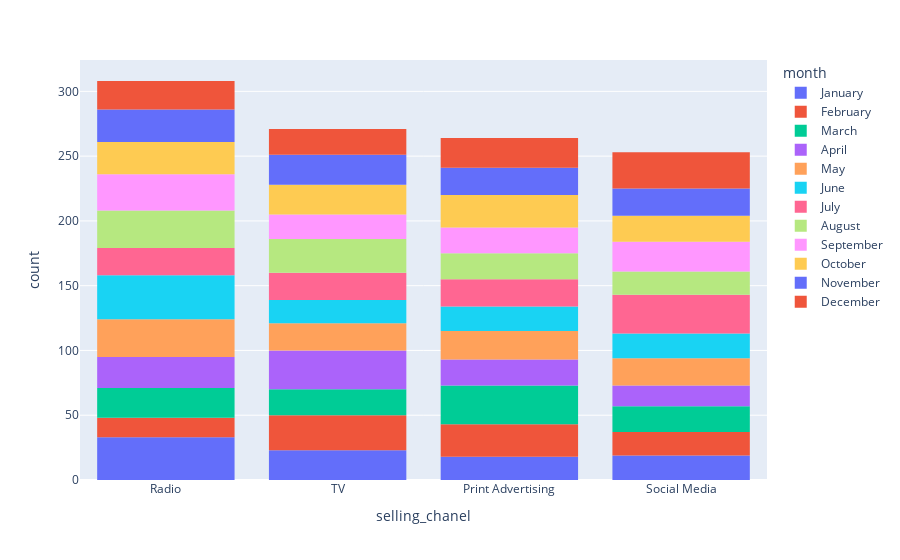

Notebook source saved alongside this figure:
### Code cell
px.histogram(df, x='selling_chanel', color='month')
# observando a distribuição dos canais de venda com uma
# dimensionalidade extra baseada nos meses

# novamente podemos ver que, por conta dos dados terem sido gerados artificialmente,
# não há muita diferença entre os canais de venda e principalmente entre os meses

### Figure 1 — Plotly figure (JSON) as saved in the notebook; plotly's stock layout.template omitted (floating-point values rounded to 4 significant figures)
{"data": [{"alignmentgroup": "True", "bingroup": "x", "hovertemplate": "month=January<br>selling_chanel=%{x}<br>count=%{y}<extra></extra>", "legendgroup": "January", "marker": {"color": "#636efa", "pattern": {"shape": ""}}, "name": "January", "offsetgroup": "January", "orientation": "v", "showlegend": true, "type": "histogram", "x": ["Radio", "TV", "Print Advertising", "Print Advertising", "Radio", "TV", "Print Advertising", "TV", "TV", "Social Media", "Print Advertising", "Radio", "Radio", "Radio", "Print Advertising", "TV", "Radio", "TV", "Print Advertising", "Radio", "Social Media", "TV", "Print Advertising", "Radio", "Radio", "Radio", "Print Advertising", "Social Media", "Social Media", "TV", "Social Media", "Print Advertising", "Radio", "Radio", "Print Advertising", "TV", "TV", "Radio", "Social Media", "Radio", "Social Media", "Print Advertising", "Social Media", "Print Advertising", "TV", "Radio", "Radio", "TV", "Radio", "TV", "TV", "TV", "Print Advertising", "TV", "Radio", "Social Media", "Radio", "TV", "Social Media", "Print Advertising", "Radio", "Radio", "Radio", "Radio", "Radio", "Radio", "TV", "Radio", "Print Advertising", "Print Advertising", "TV", "Social Media", "Social Media", "Social Media", "Social Media", "Social Media", "Radio", "Print Advertising", "Radio", "Social Media", "Radio", "TV", "Social Media", "Radio", "TV", "Radio", "TV", "TV", "Social Media", "Radio", "Print Advertising", "Radio", "Social Media"], "xaxis": "x", "yaxis": "y"}, {"alignmentgroup": "True", "bingroup": "x", "hovertemplate": "month=February<br>selling_chanel=%{x}<br>count=%{y}<extra></extra>", "legendgroup": "February", "marker": {"color": "#EF553B", "pattern": {"shape": ""}}, "name": "February", "offsetgroup": "February", "orientation": "v", "showlegend": true, "type": "histogram", "x": ["Radio", "Social Media", "Print Advertising", "Social Media", "Radio", "Radio", "TV", "TV", "Print Advertising", "Print Advertising", "Radio", "Social Media", "TV", "TV", "TV", "Print Advertising", "Print Advertising", "Radio", "Print Advertising", "Print Advertising", "TV", "TV", "Social Media", "TV", "TV", "Print Advertising", "TV", "Print Advertising", "Print Advertising", "Radio", "TV", "Print Advertising", "Radio", "Print Advertising", "TV", "Social Media", "TV", "TV", "Print Advertising", "Social Media", "Radio", "Radio", "Print Advertising", "Social Media", "TV", "Radio", "TV", "Print Advertising", "Print Advertising", "TV", "Social Media", "Radio", "TV", "Social Media", "Radio", "Social Media", "Print Advertising", "Social Media", "TV", "TV", "TV", "Social Media", "Print Advertising", "TV", "Social Media", "Print Advertising", "TV", "TV", "Radio", "Social Media", "TV", "Print Advertising", "Print Advertising", "TV", "Print Advertising", "Social Media", "TV", "Social Media", "Print Advertising", "Radio", "Print Advertising", "Social Media", "Radio", "Print Advertising", "Social Media"], "xaxis": "x", "yaxis": "y"}, {"alignmentgroup": "True", "bingroup": "x", "hovertemplate": "month=March<br>selling_chanel=%{x}<br>count=%{y}<extra></extra>", "legendgroup": "March", "marker": {"color": "#00cc96", "pattern": {"shape": ""}}, "name": "March", "offsetgroup": "March", "orientation": "v", "showlegend": true, "type": "histogram", "x": ["Radio", "Social Media", "Radio", "Radio", "Print Advertising", "Print Advertising", "TV", "TV", "Print Advertising", "Social Media", "Radio", "Radio", "Radio", "Social Media", "Social Media", "Print Advertising", "TV", "Radio", "Print Advertising", "TV", "Print Advertising", "Print Advertising", "Social Media", "Social Media", "Social Media", "Radio", "TV", "Social Media", "Print Advertising", "Social Media", "Print Advertising", "TV", "Print Advertising", "Social Media", "Radio", "Print Advertising", "Radio", "Social Media", "Print Advertising", "Radio", "Radio", "Print Advertising", "Print Advertising", "Print Advertising", "TV", "Radio", "TV", "Print Advertising", "Radio", "TV", "Radio", "Print Advertising", "Radio", "TV", "Print Advertising", "TV", "Radio", "TV", "TV", "Social Media", "Social Media", "Radio", "Radio", "TV", "Print Advertising", "TV", "Print Advertising", "Print Advertising", "Print Advertising", "Social Media", "TV", "TV", "Print Advertising", "Print Advertising", "Social Media", "Print Advertising", "TV", "Social Media", "Social Media", "Social Media", "Radio", "Radio", "Print Advertising", "Print Advertising", "TV", "TV", "Print Advertising", "Print Advertising", "Radio", "Social Media", "Social Media", "Print Advertising", "Radio"], "xaxis": "x", "yaxis": "y"}, {"alignmentgroup": "True", "bingroup": "x", "hovertemplate": "month=April<br>selling_chanel=%{x}<br>count=%{y}<extra></extra>", "legendgroup": "April", "marker": {"color": "#ab63fa", "pattern": {"shape": ""}}, "name": "April", "offsetgroup": "April", "orientation": "v", "showlegend": true, "type": "histogram", "x": ["TV", "Radio", "Radio", "Print Advertising", "Social Media", "Print Advertising", "Radio", "Social Media", "TV", "Radio", "Print Advertising", "Print Advertising", "Social Media", "Social Media", "Social Media", "TV", "TV", "TV", "Radio", "TV", "Print Advertising", "Print Advertising", "TV", "Social Media", "Radio", "Radio", "Print Advertising", "TV", "Print Advertising", "TV", "Radio", "Print Advertising", "Radio", "Social Media", "TV", "TV", "Radio", "Radio", "Print Advertising", "Radio", "Radio", "TV", "Radio", "TV", "Social Media", "TV", "Radio", "TV", "TV", "Radio", "Radio", "TV", "TV", "Radio", "Social Media", "Print Advertising", "TV", "TV", "TV", "Social Media", "Radio", "Print Advertising", "Radio", "Radio", "Radio", "Print Advertising", "Print Advertising", "TV", "Social Media", "Print Advertising", "TV", "Social Media", "Print Advertising", "Social Media", "Radio", "Social Media", "TV", "TV", "TV", "Print Advertising", "TV", "Print Advertising", "TV", "TV", "Print Advertising", "Social Media", "Print Advertising", "Social Media", "Radio", "TV"], "xaxis": "x", "yaxis": "y"}, {"alignmentgroup": "True", "bingroup": "x", "hovertemplate": "month=May<br>selling_chanel=%{x}<br>count=%{y}<extra></extra>", "legendgroup": "May", "marker": {"color": "#FFA15A", "pattern": {"shape": ""}}, "name": "May", "offsetgroup": "May", "orientation": "v", "showlegend": true, "type": "histogram", "x": ["Radio", "TV", "Social Media", "TV", "Radio", "Radio", "Print Advertising", "Radio", "TV", "TV", "Social Media", "Radio", "Radio", "Social Media", "Print Advertising", "TV", "Social Media", "Radio", "Radio", "Radio", "Print Advertising", "TV", "Radio", "Print Advertising", "TV", "TV", "Print Advertising", "Print Advertising", "Print Advertising", "TV", "TV", "Radio", "Print Advertising", "Social Media", "TV", "Radio", "Radio", "Social Media", "Print Advertising", "TV", "Print Advertising", "Radio", "Social Media", "TV", "TV", "Print Advertising", "Social Media", "TV", "TV", "Social Media", "Radio", "Social Media", "Print Advertising", "Social Media", "Radio", "Print Advertising", "Print Advertising", "Print Advertising", "TV", "Print Advertising", "Radio", "Social Media", "Social Media", "Print Advertising", "Radio", "Radio", "Print Advertising", "Social Media", "Radio", "Social Media", "TV", "Radio", "Radio", "Radio", "Social Media", "Radio", "Print Advertising", "Radio", "Radio", "Social Media", "Social Media", "Radio", "Radio", "Social Media", "TV", "Print Advertising", "Social Media", "Print Advertising", "TV", "Radio", "Print Advertising", "TV", "Social Media"], "xaxis": "x", "yaxis": "y"}, {"alignmentgroup": "True", "bingroup": "x", "hovertemplate": "month=June<br>selling_chanel=%{x}<br>count=%{y}<extra></extra>", "legendgroup": "June", "marker": {"color": "#19d3f3", "pattern": {"shape": ""}}, "name": "June", "offsetgroup": "June", "orientation": "v", "showlegend": true, "type": "histogram", "x": ["Social Media", "Radio", "Radio", "Radio", "Radio", "Radio", "Print Advertising", "Radio", "Radio", "Print Advertising", "Radio", "TV", "Radio", "Print Advertising", "Radio", "TV", "Print Advertising", "Social Media", "TV", "Social Media", "Social Media", "TV", "Radio", "Social Media", "Social Media", "TV", "Radio", "Social Media", "Print Advertising", "Print Advertising", "Radio", "Print Advertising", "Social Media", "TV", "TV", "Print Advertising", "Print Advertising", "TV", "Radio", "TV", "Social Media", "Radio", "Social Media", "TV", "Radio", "Radio", "Print Advertising", "Print Advertising", "TV", "Social Media", "Radio", "Print Advertising", "Radio", "Social Media", "Radio", "Radio", "Radio", "Social Media", "Radio", "Social Media", "Radio", "Print Advertising", "TV", "Radio", "TV", "Social Media", "TV", "TV", "TV", "Print Advertising", "Radio", "Print Advertising", "Social Media", "Print Advertising", "Social Media", "TV", "TV", "Radio", "Radio", "Radio", "Radio", "Print Advertising", "Social Media", "Radio", "Print Advertising", "Radio", "Print Advertising", "Radio", "Social Media", "Radio"], "xaxis": "x", "yaxis": "y"}, {"alignmentgroup": "True", "bingroup": "x", "hovertemplate": "month=July<br>selling_chanel=%{x}<br>count=%{y}<extra></extra>", "legendgroup": "July", "marker": {"color": "#FF6692", "pattern": {"shape": ""}}, "name": "July", "offsetgroup": "July", "orientation": "v", "showlegend": true, "type": "histogram", "x": ["Radio", "TV", "TV", "TV", "Print Advertising", "Radio", "Social Media", "Radio", "Social Media", "TV", "TV", "Radio", "Social Media", "Radio", "Print Advertising", "Radio", "Social Media", "Social Media", "Print Advertising", "Social Media", "Radio", "Social Media", "Print Advertising", "Social Media", "Social Media", "Print Advertising", "Print Advertising", "TV", "Social Media", "TV", "TV", "TV", "Print Advertising", "Radio", "Print Advertising", "Social Media", "Social Media", "Radio", "Print Advertising", "TV", "Print Advertising", "Radio", "Print Advertising", "Print Advertising", "Radio", "Social Media", "Social Media", "Social Media", "Print Advertising", "Social Media", "Radio", "Print Advertising", "TV", "Print Advertising", "TV", "Radio", "Radio", "Print Advertising", "Social Media", "Radio", "Social Media", "TV", "Social Media", "Radio", "Social Media", "Social Media", "TV", "Social Media", "Print Advertising", "TV", "Social Media", "Social Media", "Social Media", "TV", "Radio", "Radio", "TV", "Radio", "Radio", "Social Media", "Print Advertising", "Social Media", "TV", "Print Advertising", "Social Media", "TV", "Print Advertising", "TV", "Radio", "TV", "Print Advertising", "Social Media", "Social Media"], "xaxis": "x", "yaxis": "y"}, {"alignmentgroup": "True", "bingroup": "x", "hovertemplate": "month=August<br>selling_chanel=%{x}<br>count=%{y}<extra></extra>", "legendgroup": "August", "marker": {"color": "#B6E880", "pattern": {"shape": ""}}, "name": "August", "offsetgroup": "August", "orientation": "v", "showlegend": true, "type": "histogram", "x": ["Radio", "Print Advertising", "TV", "TV", "Radio", "Print Advertising", "Social Media", "Print Advertising", "Radio", "TV", "Radio", "TV", "Social Media", "Radio", "Radio", "Social Media", "TV", "Print Advertising", "Radio", "Radio", "TV", "Radio", "TV", "Print Advertising", "Radio", "Social Media", "Radio", "TV", "TV", "TV", "Print Advertising", "Social Media", "Print Advertising", "Radio", "Radio", "Print Advertising", "TV", "Print Advertising", "Print Advertising", "Radio", "Radio", "Print Advertising", "Social Media", "Social Media", "Radio", "TV", "Social Media", "Social Media", "Print Advertising", "TV", "Social Media", "TV", "Print Advertising", "Print Advertising", "Social Media", "Radio", "TV", "TV", "TV", "Print Advertising", "Radio", "TV", "Social Media", "TV", "TV", "Radio", "TV", "Print Advertising", "TV", "TV", "TV", "Social Media", "TV", "Radio", "Social Media", "Print Advertising", "Print Advertising", "Social Media", "Social Media", "Radio", "Radio", "Radio", "TV", "Radio", "Social Media", "Radio", "Social Media", "Radio", "Radio", "Print Advertising", "Radio", "Radio", "Print Advertising"], "xaxis": "x", "yaxis": "y"}, {"alignmentgroup": "True", "bingroup": "x", "hovertemplate": "month=September<br>selling_chanel=%{x}<br>count=%{y}<extra></extra>", "legendgroup": "September", "marker": {"color": "#FF97FF", "pattern": {"shape": ""}}, "name": "September", "offsetgroup": "September", "orientation": "v", "showlegend": true, "type": "histogram", "x": ["Radio", "Radio", "TV", "Radio", "Print Advertising", "TV", "Radio", "Print Advertising", "TV", "Print Advertising", "Radio", "Radio", "Social Media", "Social Media", "Social Media", "Social Media", "Print Advertising", "TV", "Radio", "Social Media", "Print Advertising", "Radio", "Radio", "TV", "TV", "Social Media", "TV", "Social Media", "Radio", "Radio", "TV", "Radio", "Social Media", "Social Media", "Radio", "Print Advertising", "TV", "Social Media", "Radio", "Social Media", "Radio", "Radio", "Print Advertising", "Radio", "Print Advertising", "Print Advertising", "Radio", "Radio", "Radio", "Print Advertising", "Social Media", "TV", "Print Advertising", "Print Advertising", "Print Advertising", "TV", "TV", "Radio", "Radio", "Print Advertising", "Social Media", "Radio", "Social Media", "Print Advertising", "TV", "Print Advertising", "Social Media", "Social Media", "Radio", "Radio", "Print Advertising", "Social Media", "Social Media", "TV", "Social Media", "TV", "TV", "Print Advertising", "Radio", "TV", "Social Media", "TV", "Social Media", "Print Advertising", "Radio", "Radio", "TV", "Print Advertising", "Social Media", "Social Media"], "xaxis": "x", "yaxis": "y"}, {"alignmentgroup": "True", "bingroup": "x", "hovertemplate": "month=October<br>selling_chanel=%{x}<br>count=%{y}<extra></extra>", "legendgroup": "October", "marker": {"color": "#FECB52", "pattern": {"shape": ""}}, "name": "October", "offsetgroup": "October", "orientation": "v", "showlegend": true, "type": "histogram", "x": ["Radio", "Print Advertising", "Social Media", "Social Media", "Radio", "TV", "Print Advertising", "Print Advertising", "Social Media", "Print Advertising", "TV", "TV", "TV", "Social Media", "Print Advertising", "TV", "TV", "Radio", "Social Media", "Radio", "TV", "Radio", "Radio", "Print Advertising", "TV", "TV", "Radio", "Print Advertising", "Print Advertising", "Print Advertising", "Print Advertising", "Social Media", "Print Advertising", "TV", "TV", "Social Media", "Radio", "Print Advertising", "Print Advertising", "Social Media", "TV", "Print Advertising", "Social Media", "TV", "Radio", "Social Media", "Print Advertising", "TV", "Social Media", "Social Media", "Print Advertising", "TV", "Social Media", "Radio", "TV", "TV", "Social Media", "Print Advertising", "Radio", "Radio", "Print Advertising", "Print Advertising", "Social Media", "Print Advertising", "Print Advertising", "Radio", "Print Advertising", "Radio", "TV", "Radio", "TV", "Social Media", "Radio", "Radio", "Radio", "Radio", "TV", "TV", "Social Media", "Social Media", "Radio", "Print Advertising", "Radio", "Radio", "Radio", "Radio", "TV", "Social Media", "TV", "Social Media", "Print Advertising", "Print Advertising", "Radio"], "xaxis": "x", "yaxis": "y"}, {"alignmentgroup": "True", "bingroup": "x", "hovertemplate": "month=November<br>selling_chanel=%{x}<br>count=%{y}<extra></extra>", "legendgroup": "November", "marker": {"color": "#636efa", "pattern": {"shape": ""}}, "name": "November", "offsetgroup": "November", "orientation": "v", "showlegend": true, "type": "histogram", "x": ["Print Advertising", "Radio", "TV", "TV", "Radio", "Radio", "Social Media", "Radio", "Print Advertising", "TV", "Radio", "TV", "TV", "Print Advertising", "Print Advertising", "Social Media", "Radio", "Print Advertising", "Social Media", "Print Advertising", "Social Media", "Radio", "TV", "Radio", "Social Media", "TV", "Radio", "Social Media", "Print Advertising", "Radio", "Print Advertising", "TV", "Print Advertising", "Social Media", "TV", "Social Media", "Social Media", "Radio", "Radio", "Radio", "Radio", "TV", "Social Media", "Social Media", "Radio", "Print Advertising", "Print Advertising", "Radio", "Social Media", "TV", "Social Media", "TV", "Social Media", "Social Media", "Radio", "Print Advertising", "Print Advertising", "Radio", "TV", "Radio", "TV", "TV", "TV", "TV", "Print Advertising", "Print Advertising", "Social Media", "Radio", "Radio", "Social Media", "Social Media", "Print Advertising", "Print Advertising", "Radio", "Radio", "Social Media", "TV", "TV", "TV", "Social Media", "Print Advertising", "TV", "Social Media", "TV", "Print Advertising", "Radio", "TV", "Radio", "Print Advertising", "Print Advertising"], "xaxis": "x", "yaxis": "y"}, {"alignmentgroup": "True", "bingroup": "x", "hovertemplate": "month=December<br>selling_chanel=%{x}<br>count=%{y}<extra></extra>", "legendgroup": "December", "marker": {"color": "#EF553B", "pattern": {"shape": ""}}, "name": "December", "offsetgroup": "December", "orientation": "v", "showlegend": true, "type": "histogram", "x": ["TV", "Print Advertising", "TV", "Social Media", "Social Media", "TV", "TV", "Print Advertising", "Social Media", "Print Advertising", "Radio", "Social Media", "Radio", "Radio", "Print Advertising", "Radio", "Social Media", "Radio", "Social Media", "Print Advertising", "Radio", "Radio", "Print Advertising", "TV", "TV", "Radio", "Print Advertising", "Social Media", "Social Media", "TV", "TV", "Print Advertising", "Print Advertising", "Print Advertising", "Print Advertising", "TV", "Social Media", "Print Advertising", "Radio", "Print Advertising", "Radio", "Social Media", "Social Media", "Social Media", "Social Media", "TV", "Print Advertising", "Radio", "Radio", "TV", "TV", "Radio", "Radio", "Radio", "Print Advertising", "Social Media", "TV", "Print Advertising", "Social Media", "Print Advertising", "Social Media", "Print Advertising", "Print Advertising", "Print Advertising", "TV", "Social Media", "Social Media", "Radio", "Social Media", "Social Media", "Social Media", "Social Media", "Print Advertising", "Print Advertising", "Radio", "Social Media", "Social Media", "TV", "TV", "Radio", "TV", "Social Media", "Social Media", "TV", "Social Media", "Radio", "Radio", "Print Advertising", "Social Media", "TV", "Radio", "TV", "Radio"], "xaxis": "x", "yaxis": "y"}], "layout": {"barmode": "relative", "legend": {"title": {"text": "month"}, "tracegroupgap": 0}, "margin": {"t": 60}, "xaxis": {"anchor": "y", "domain": [0, 1], "title": {"text": "selling_chanel"}}, "yaxis": {"anchor": "x", "domain": [0, 1], "title": {"text": "count"}}}}
